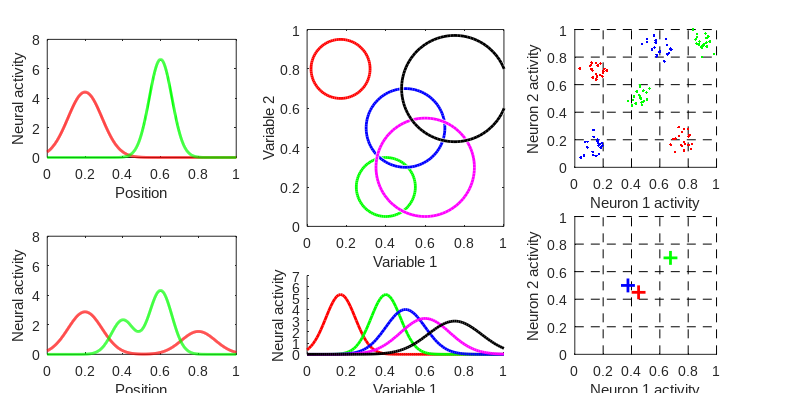

Here is the MATLAB script that generated this plot:
figure ;
%Some WYSIWYG options:
set(gcf,'DefaultAxesFontSize',10);
set(gcf,'DefaultAxesFontName','arial');
fig_size_y=10;
fig_size_x=20;
set(gcf,'PaperUnits','centimeters','PaperPosition',[5 2 fig_size_x fig_size_y]);
set(gcf,'PaperOrientation','portrait');
set(gcf,'Units','centimeters','Position',get(gcf,'paperPosition')+[15 5 0 0]); %+[4 2 0 0]);
LineWithValue=2;

start_x1=0.06;
start_x2=0.39;
start_x3=0.73;

% start_y1a=0.075;
% start_y1b=0.275;
% start_y1c=0.575;
% start_y1d=0.775;
start_y1a=0.1;
start_y1b=0.6;
start_y2a=0.1;
start_y2b=0.425;
start_y3a=0.1;
start_y3b=0.575;

size_x1=0.24;
size_x2=0.25;
size_x3=0.18;

size_y1=0.3;
size_y2a=0.2;
size_y2b=0.5;
size_y3=0.35;

% Part A, dealing with errors of thge animal
ColorMatPartA=[1 0 0;0 1 0;0 0 1;1 0 1;0 0 0];
mean_vec_PartA=[0.2 0.6];
var_vec_PartA=[0.09 0.06];
hight_vec_PartA=[1 1];
x_values_PartA=[0:0.001:1];
p_partA=0.65;
y_values_2_1_PartB=hight_vec_PartA(1)*normpdf(x_values_PartA,mean_vec_PartA(1),var_vec_PartA(1));
y_values_2_2_PartB=hight_vec_PartA(2)*normpdf(x_values_PartA,mean_vec_PartA(2),var_vec_PartA(2));
y_values_1_1_PartB=p_partA*y_values_2_1_PartB+(1-p_partA)*y_values_2_1_PartB(end:-1:1);
y_values_1_2_PartB=p_partA*y_values_2_2_PartB+(1-p_partA)*y_values_2_2_PartB(end:-1:1);
axes('position',[start_x1 start_y1a size_x1 size_y1]);
plot(x_values_PartA,y_values_1_1_PartB,'-','color',ColorMatPartA(1,:),'LineWidth',LineWithValue)
hold on
plot(x_values_PartA,y_values_1_2_PartB,'-','color',ColorMatPartA(2,:),'LineWidth',LineWithValue)
xlim([0 1])
ylim([0 8])
xlabel('Position')
ylabel('Neural activity')

axes('position',[start_x1 start_y1b size_x1 size_y1]);
plot(x_values_PartA,y_values_2_1_PartB,'-','color',ColorMatPartA(1,:),'LineWidth',LineWithValue)
hold on
plot(x_values_PartA,y_values_2_2_PartB,'-','color',ColorMatPartA(2,:),'LineWidth',LineWithValue)
xlim([0 1])
ylim([0 8])
xlabel('Position')
ylabel('Neural activity')

% Part B, tuning to mutliple variables
ColorMatPartB=[1 0 0;0 1 0;0 0 1;1 0 1;0 0 0];
x_vec_PartB=[0.17 0.4 0.5 0.6 0.75];
y_vec_PartB=[0.8 0.2 0.5 0.3 0.7];
var_vec_PartB=[0.15 0.15 0.2 0.25 0.27];
x_values_PartB=[0:0.01:1];
axes('position',[start_x2 start_y2a size_x2 size_y2a]);
for run_PartB=1:length(x_vec_PartB)
    plot(x_values_PartB,normpdf(x_values_PartB,x_vec_PartB(run_PartB),0.5*var_vec_PartB(run_PartB)),'color',ColorMatPartB(run_PartB,:),'LineWidth',LineWithValue)
    hold on
end
xlim([0 1])
ylim([0 7])
box off
xlabel('Variable 1')
ylabel('Neural activity')

axes('position',[start_x2 start_y2b size_x2 size_y2b]);
for run_PartB=1:length(x_vec_PartB)
    viscircles([x_vec_PartB(run_PartB) y_vec_PartB(run_PartB)],var_vec_PartB(run_PartB),'EdgeColor',ColorMatPartB(run_PartB,:));
    hold on
end
xlim([0 1])
ylim([0 1])
box on
xlabel('Variable 1')
ylabel('Variable 2')


% Part C, neural synonyms
N=20;
randn('seed',0)
% random_dots1_x=0.75;
% random_dots1_y=0.25;
% random_dots2_x=0.2;
% random_dots2_y=0.7;
% random_dots_std=0.05;
% random_dots1=[random_dots1_x*ones(N,1) random_dots1_y*ones(N,1)]+random_dots_std*randn(N,2);
% random_dots2=[random_dots2_x*ones(N,1) random_dots2_y*ones(N,1)]+random_dots_std*randn(N,2);
% axes('position',[start_x3 start_y3 size_x3 size_y3]);
% plot(random_dots1(:,1),random_dots1(:,2),'k.')
% hold on
% plot(random_dots2(:,1),random_dots2(:,2),'k.')
% plot(0.5*(random_dots1_x+random_dots2_x),0.5*(random_dots1_y+random_dots2_y),'r+','MarkerSize',10,'LineWidth',LineWithValue)
% xlim([0 1])
% ylim([0 1])
% box off
% xlabel('Neuron 1 activity given condition')
% ylabel('Neuron 2 activity given condition')

random_dots1a_x=0.15;
random_dots1a_y=0.15;
random_dots1b_x=0.6;
random_dots1b_y=0.85;
random_dots2a_x=0.15;
random_dots2a_y=0.70;
random_dots2b_x=0.75;
random_dots2b_y=0.20;
random_dots3a_x=0.45;
random_dots3a_y=0.5;
random_dots3b_x=0.9;
random_dots3b_y=0.9;
random_dots_std=0.05;
%creating the distribtions of the data points
random_dots1a=[random_dots1a_x*ones(N,1) random_dots1a_y*ones(N,1)]+random_dots_std*randn(N,2);
random_dots1b=[random_dots1b_x*ones(N,1) random_dots1b_y*ones(N,1)]+random_dots_std*randn(N,2);
random_dots2a=[random_dots2a_x*ones(N,1) random_dots2a_y*ones(N,1)]+random_dots_std*randn(N,2);
random_dots2b=[random_dots2b_x*ones(N,1) random_dots2b_y*ones(N,1)]+random_dots_std*randn(N,2);
random_dots3a=[random_dots3a_x*ones(N,1) random_dots3a_y*ones(N,1)]+random_dots_std*randn(N,2);
random_dots3b=[random_dots3b_x*ones(N,1) random_dots3b_y*ones(N,1)]+random_dots_std*randn(N,2);
%claculating the naive average of each type
center_1=0.5*[random_dots1a_x+random_dots1b_x random_dots1a_y+random_dots1b_y];
center_2=0.5*[random_dots2a_x+random_dots2b_x random_dots2a_y+random_dots2b_y];
center_3=0.5*[random_dots3a_x+random_dots3b_x random_dots3a_y+random_dots3b_y];

axes('position',[start_x3 start_y3b size_x3 size_y3]);
hold on
for run_line=1:5
    plot([0 1],run_line*[0.2 0.2],'k--')
    plot(run_line*[0.2 0.2],[0 1],'k--')  
end
plot(random_dots1a(:,1),random_dots1a(:,2),'b.')
plot(random_dots1b(:,1),random_dots1b(:,2),'b.')
plot(random_dots2a(:,1),random_dots2a(:,2),'r.')
plot(random_dots2b(:,1),random_dots2b(:,2),'r.')
plot(random_dots3a(:,1),random_dots3a(:,2),'g.')
plot(random_dots3b(:,1),random_dots3b(:,2),'g.')
xlim([0 1])
ylim([0 1])
xlabel('Neuron 1 activity')
ylabel('Neuron 2 activity')

axes('position',[start_x3 start_y3a size_x3 size_y3]);
hold on
for run_line=1:5
    plot([0 1],run_line*[0.2 0.2],'k--')
    plot(run_line*[0.2 0.2],[0 1],'k--')  
end
plot(center_1(1),center_1(2),'b+','MarkerSize',10,'LineWidth',LineWithValue)
plot(center_2(1),center_2(2),'r+','MarkerSize',10,'LineWidth',LineWithValue)
plot(center_3(1),center_3(2),'g+','MarkerSize',10,'LineWidth',LineWithValue)
xlim([0 1])
ylim([0 1])
xlabel('Neuron 1 activity')
ylabel('Neuron 2 activity')